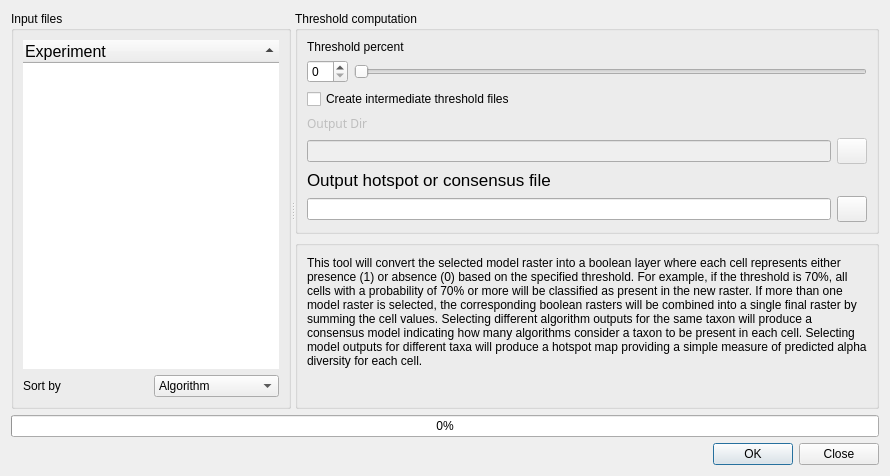
<ui version="4.0" >
 <class>OmgRasterThresholdBase</class>
 <widget class="QDialog" name="OmgRasterThresholdBase" >
  <property name="geometry" >
   <rect>
    <x>0</x>
    <y>0</y>
    <width>721</width>
    <height>476</height>
   </rect>
  </property>
  <property name="windowTitle" >
   <string>Raster File Thresholder</string>
  </property>
  <property name="windowIcon" >
   <iconset resource="../resources/resources.qrc" >
    <normaloff>:/om_logo.png</normaloff>:/om_logo.png</iconset>
  </property>
  <layout class="QGridLayout" >
   <item row="0" column="0" >
    <widget class="QSplitter" name="splitter" >
     <property name="orientation" >
      <enum>Qt::Horizontal</enum>
     </property>
     <widget class="QGroupBox" name="groupBox_3" >
      <property name="title" >
       <string>Input files</string>
      </property>
      <layout class="QGridLayout" >
       <item row="0" column="0" colspan="2" >
        <widget class="QTreeWidget" name="treeExperiment" >
         <property name="sizePolicy" >
          <sizepolicy vsizetype="Expanding" hsizetype="MinimumExpanding" >
           <horstretch>0</horstretch>
           <verstretch>0</verstretch>
          </sizepolicy>
         </property>
         <property name="font" >
          <font>
           <family>Arial</family>
           <pointsize>12</pointsize>
           <weight>50</weight>
           <italic>false</italic>
           <bold>false</bold>
           <underline>false</underline>
           <strikeout>false</strikeout>
          </font>
         </property>
         <property name="toolTip" >
          <string>Experiment Tree View</string>
         </property>
         <property name="statusTip" >
          <string>Experiment Tree View</string>
         </property>
         <property name="whatsThis" >
          <string>List of the models in this experiment.  The current status of each model is shown in the right column.  Models are presented in a tree view and can be resorted using the drop down box below.</string>
         </property>
         <property name="frameShape" >
          <enum>QFrame::NoFrame</enum>
         </property>
         <property name="frameShadow" >
          <enum>QFrame::Plain</enum>
         </property>
         <property name="horizontalScrollBarPolicy" >
          <enum>Qt::ScrollBarAlwaysOff</enum>
         </property>
         <property name="alternatingRowColors" >
          <bool>true</bool>
         </property>
         <property name="selectionMode" >
          <enum>QAbstractItemView::ExtendedSelection</enum>
         </property>
         <property name="iconSize" >
          <size>
           <width>30</width>
           <height>30</height>
          </size>
         </property>
         <property name="indentation" >
          <number>10</number>
         </property>
         <property name="uniformRowHeights" >
          <bool>false</bool>
         </property>
         <property name="sortingEnabled" >
          <bool>true</bool>
         </property>
         <property name="animated" >
          <bool>true</bool>
         </property>
         <property name="wordWrap" >
          <bool>true</bool>
         </property>
         <property name="columnCount" >
          <number>1</number>
         </property>
         <column>
          <property name="text" >
           <string>Experiment</string>
          </property>
         </column>
        </widget>
       </item>
       <item row="1" column="0" >
        <widget class="QLabel" name="label_3" >
         <property name="text" >
          <string>Sort by</string>
         </property>
        </widget>
       </item>
       <item row="1" column="1" >
        <widget class="QComboBox" name="cboSortBy" >
         <property name="whatsThis" >
          <string>Select how to sort the model list.</string>
         </property>
         <item>
          <property name="text" >
           <string>Algorithm</string>
          </property>
         </item>
         <item>
          <property name="text" >
           <string>Taxon</string>
          </property>
         </item>
        </widget>
       </item>
      </layout>
     </widget>
     <widget class="QWidget" name="layoutWidget" >
      <layout class="QVBoxLayout" >
       <item>
        <widget class="QGroupBox" name="grpThresholds" >
         <property name="title" >
          <string>Threshold computation</string>
         </property>
         <property name="checkable" >
          <bool>false</bool>
         </property>
         <layout class="QGridLayout" >
          <item row="0" column="0" colspan="2" >
           <widget class="QLabel" name="lblThresholdLevel" >
            <property name="text" >
             <string>Threshold percent</string>
            </property>
           </widget>
          </item>
          <item row="1" column="0" colspan="2" >
           <layout class="QHBoxLayout" >
            <item>
             <widget class="QSpinBox" name="spinThreshold" />
            </item>
            <item>
             <widget class="QSlider" name="sliderThreshold" >
              <property name="sizePolicy" >
               <sizepolicy vsizetype="Fixed" hsizetype="MinimumExpanding" >
                <horstretch>0</horstretch>
                <verstretch>0</verstretch>
               </sizepolicy>
              </property>
              <property name="orientation" >
               <enum>Qt::Horizontal</enum>
              </property>
             </widget>
            </item>
           </layout>
          </item>
          <item row="2" column="0" colspan="2" >
           <widget class="QCheckBox" name="cbxCreateThresholdFiles" >
            <property name="text" >
             <string>Create intermediate threshold files</string>
            </property>
           </widget>
          </item>
          <item row="3" column="0" colspan="2" >
           <widget class="QLabel" name="lblThresholdOutput" >
            <property name="enabled" >
             <bool>false</bool>
            </property>
            <property name="text" >
             <string>&lt;html>&lt;head>&lt;meta name="qrichtext" content="1" />&lt;/head>&lt;body style=" white-space: pre-wrap; font-family:Sans Serif; font-weight:400; font-style:normal; text-decoration:none;">&lt;p style=" margin-top:0px; margin-bottom:0px; margin-left:0px; margin-right:0px; -qt-block-indent:0; text-indent:0px;">Output Dir&lt;/p>&lt;/body>&lt;/html></string>
            </property>
           </widget>
          </item>
          <item row="4" column="0" >
           <widget class="QLineEdit" name="leThresholdOutputDir" >
            <property name="enabled" >
             <bool>false</bool>
            </property>
            <property name="sizePolicy" >
             <sizepolicy vsizetype="Fixed" hsizetype="Minimum" >
              <horstretch>0</horstretch>
              <verstretch>0</verstretch>
             </sizepolicy>
            </property>
           </widget>
          </item>
          <item row="4" column="1" >
           <widget class="QPushButton" name="pbnThresholdOutputDir" >
            <property name="enabled" >
             <bool>false</bool>
            </property>
            <property name="minimumSize" >
             <size>
              <width>30</width>
              <height>26</height>
             </size>
            </property>
            <property name="maximumSize" >
             <size>
              <width>30</width>
              <height>26</height>
             </size>
            </property>
            <property name="text" >
             <string/>
            </property>
            <property name="icon" >
             <iconset resource="../resources/resources.qrc" >
              <normaloff>:/fileopen.png</normaloff>:/fileopen.png</iconset>
            </property>
           </widget>
          </item>
          <item row="5" column="0" colspan="2" >
           <widget class="QLabel" name="lblThresholdAggregate" >
            <property name="enabled" >
             <bool>true</bool>
            </property>
            <property name="text" >
             <string>&lt;html>&lt;head>&lt;meta name="qrichtext" content="1" />&lt;style type="text/css">&#xd;&#xd;&#xd;
p, li { white-space: pre-wrap; }&#xd;&#xd;&#xd;
&lt;/style>&lt;/head>&lt;body style=" font-family:'Lucida Grande'; font-size:13pt; font-weight:400; font-style:normal;">&#xd;&#xd;&#xd;
&lt;p style=" margin-top:0px; margin-bottom:0px; margin-left:0px; margin-right:0px; -qt-block-indent:0; text-indent:0px; font-family:'Sans Serif';">Output hotspot or consensus file&lt;/p>&lt;/body>&lt;/html></string>
            </property>
            <property name="buddy" >
             <cstring>leThresholdAggregateFile</cstring>
            </property>
           </widget>
          </item>
          <item row="6" column="0" >
           <widget class="QLineEdit" name="leThresholdAggregateFile" >
            <property name="enabled" >
             <bool>true</bool>
            </property>
            <property name="sizePolicy" >
             <sizepolicy vsizetype="Fixed" hsizetype="Minimum" >
              <horstretch>0</horstretch>
              <verstretch>0</verstretch>
             </sizepolicy>
            </property>
           </widget>
          </item>
          <item row="6" column="1" >
           <widget class="QPushButton" name="pbnSelectThresholdAggregateFile" >
            <property name="enabled" >
             <bool>true</bool>
            </property>
            <property name="minimumSize" >
             <size>
              <width>30</width>
              <height>26</height>
             </size>
            </property>
            <property name="maximumSize" >
             <size>
              <width>30</width>
              <height>26</height>
             </size>
            </property>
            <property name="text" >
             <string/>
            </property>
            <property name="icon" >
             <iconset resource="../resources/resources.qrc" >
              <normaloff>:/fileopen.png</normaloff>:/fileopen.png</iconset>
            </property>
           </widget>
          </item>
         </layout>
        </widget>
       </item>
       <item>
        <widget class="QGroupBox" name="gprPreview" >
         <property name="title" >
          <string/>
         </property>
         <layout class="QGridLayout" >
          <item row="0" column="0" >
           <widget class="QLabel" name="lblHelp" >
            <property name="sizePolicy" >
             <sizepolicy vsizetype="Fixed" hsizetype="Minimum" >
              <horstretch>0</horstretch>
              <verstretch>0</verstretch>
             </sizepolicy>
            </property>
            <property name="text" >
             <string>This tool will convert the selected model raster into a boolean layer where each cell represents either presence (1) or absence (0) based on the specified threshold. For example, if the threshold is 70%, all cells with a probability of 70% or more will be classified as present in the new raster. If more than one model raster is selected, the corresponding boolean rasters will be combined into a single final raster by summing the cell values. Selecting different algorithm outputs for the same taxon will produce a consensus model indicating how many algorithms consider a taxon to be present in each cell. Selecting model outputs for different taxa will produce a hotspot map providing a simple measure of predicted alpha diversity for each cell.&#xd;&#xd;
</string>
            </property>
            <property name="wordWrap" >
             <bool>true</bool>
            </property>
           </widget>
          </item>
         </layout>
        </widget>
       </item>
      </layout>
     </widget>
    </widget>
   </item>
   <item row="1" column="0" >
    <widget class="QProgressBar" name="progressBar" >
     <property name="value" >
      <number>0</number>
     </property>
     <property name="orientation" >
      <enum>Qt::Horizontal</enum>
     </property>
    </widget>
   </item>
   <item row="2" column="0" >
    <widget class="QDialogButtonBox" name="buttonBox" >
     <property name="orientation" >
      <enum>Qt::Horizontal</enum>
     </property>
     <property name="standardButtons" >
      <set>QDialogButtonBox::Close|QDialogButtonBox::Ok</set>
     </property>
    </widget>
   </item>
  </layout>
 </widget>
 <tabstops>
  <tabstop>treeExperiment</tabstop>
  <tabstop>cboSortBy</tabstop>
  <tabstop>spinThreshold</tabstop>
  <tabstop>sliderThreshold</tabstop>
  <tabstop>cbxCreateThresholdFiles</tabstop>
  <tabstop>leThresholdOutputDir</tabstop>
  <tabstop>pbnThresholdOutputDir</tabstop>
  <tabstop>leThresholdAggregateFile</tabstop>
  <tabstop>pbnSelectThresholdAggregateFile</tabstop>
  <tabstop>buttonBox</tabstop>
 </tabstops>
 <resources>
  <include location="../resources/resources.qrc" />
 </resources>
 <connections>
  <connection>
   <sender>cbxCreateThresholdFiles</sender>
   <signal>toggled(bool)</signal>
   <receiver>leThresholdOutputDir</receiver>
   <slot>setEnabled(bool)</slot>
   <hints>
    <hint type="sourcelabel" >
     <x>604</x>
     <y>114</y>
    </hint>
    <hint type="destinationlabel" >
     <x>565</x>
     <y>170</y>
    </hint>
   </hints>
  </connection>
  <connection>
   <sender>cbxCreateThresholdFiles</sender>
   <signal>toggled(bool)</signal>
   <receiver>pbnThresholdOutputDir</receiver>
   <slot>setEnabled(bool)</slot>
   <hints>
    <hint type="sourcelabel" >
     <x>571</x>
     <y>107</y>
    </hint>
    <hint type="destinationlabel" >
     <x>601</x>
     <y>174</y>
    </hint>
   </hints>
  </connection>
  <connection>
   <sender>buttonBox</sender>
   <signal>rejected()</signal>
   <receiver>OmgRasterThresholdBase</receiver>
   <slot>reject()</slot>
   <hints>
    <hint type="sourcelabel" >
     <x>356</x>
     <y>546</y>
    </hint>
    <hint type="destinationlabel" >
     <x>452</x>
     <y>489</y>
    </hint>
   </hints>
  </connection>
  <connection>
   <sender>buttonBox</sender>
   <signal>accepted()</signal>
   <receiver>OmgRasterThresholdBase</receiver>
   <slot>accept()</slot>
   <hints>
    <hint type="sourcelabel" >
     <x>145</x>
     <y>546</y>
    </hint>
    <hint type="destinationlabel" >
     <x>195</x>
     <y>489</y>
    </hint>
   </hints>
  </connection>
  <connection>
   <sender>spinThreshold</sender>
   <signal>valueChanged(int)</signal>
   <receiver>sliderThreshold</receiver>
   <slot>setValue(int)</slot>
   <hints>
    <hint type="sourcelabel" >
     <x>359</x>
     <y>66</y>
    </hint>
    <hint type="destinationlabel" >
     <x>453</x>
     <y>73</y>
    </hint>
   </hints>
  </connection>
  <connection>
   <sender>sliderThreshold</sender>
   <signal>valueChanged(int)</signal>
   <receiver>spinThreshold</receiver>
   <slot>setValue(int)</slot>
   <hints>
    <hint type="sourcelabel" >
     <x>519</x>
     <y>69</y>
    </hint>
    <hint type="destinationlabel" >
     <x>376</x>
     <y>64</y>
    </hint>
   </hints>
  </connection>
 </connections>
</ui>
